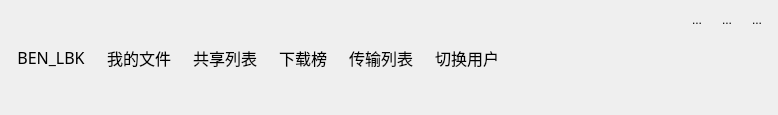
<?xml version="1.0" encoding="UTF-8"?>
<ui version="4.0">
 <class>ButtonGroup</class>
 <widget class="QWidget" name="ButtonGroup">
  <property name="geometry">
   <rect>
    <x>0</x>
    <y>0</y>
    <width>778</width>
    <height>115</height>
   </rect>
  </property>
  <property name="sizePolicy">
   <sizepolicy hsizetype="Preferred" vsizetype="Preferred">
    <horstretch>0</horstretch>
    <verstretch>0</verstretch>
   </sizepolicy>
  </property>
  <property name="maximumSize">
   <size>
    <width>16777215</width>
    <height>115</height>
   </size>
  </property>
  <property name="windowTitle">
   <string>Form</string>
  </property>
  <layout class="QHBoxLayout" name="horizontalLayout_3">
   <property name="leftMargin">
    <number>9</number>
   </property>
   <property name="topMargin">
    <number>9</number>
   </property>
   <property name="rightMargin">
    <number>9</number>
   </property>
   <property name="bottomMargin">
    <number>9</number>
   </property>
   <item>
    <widget class="QWidget" name="btns_wg" native="true">
     <layout class="QHBoxLayout" name="horizontalLayout">
      <property name="leftMargin">
       <number>0</number>
      </property>
      <property name="topMargin">
       <number>0</number>
      </property>
      <property name="rightMargin">
       <number>0</number>
      </property>
      <property name="bottomMargin">
       <number>0</number>
      </property>
      <item>
       <widget class="QToolButton" name="login_usr">
        <property name="font">
         <font>
          <family>华文琥珀</family>
          <pointsize>12</pointsize>
         </font>
        </property>
        <property name="text">
         <string>BEN_LBK</string>
        </property>
        <property name="icon">
         <iconset resource="resource.qrc">
          <normaloff>:/images/title_user.png</normaloff>:/images/title_user.png</iconset>
        </property>
        <property name="iconSize">
         <size>
          <width>70</width>
          <height>70</height>
         </size>
        </property>
        <property name="toolButtonStyle">
         <enum>Qt::ToolButtonTextUnderIcon</enum>
        </property>
        <property name="autoRaise">
         <bool>true</bool>
        </property>
       </widget>
      </item>
      <item>
       <widget class="QToolButton" name="myfile">
        <property name="font">
         <font>
          <family>华文琥珀</family>
          <pointsize>12</pointsize>
         </font>
        </property>
        <property name="text">
         <string>我的文件</string>
        </property>
        <property name="icon">
         <iconset resource="resource.qrc">
          <normaloff>:/images/tile_file.png</normaloff>:/images/tile_file.png</iconset>
        </property>
        <property name="iconSize">
         <size>
          <width>50</width>
          <height>50</height>
         </size>
        </property>
        <property name="toolButtonStyle">
         <enum>Qt::ToolButtonTextUnderIcon</enum>
        </property>
        <property name="autoRaise">
         <bool>true</bool>
        </property>
       </widget>
      </item>
      <item>
       <widget class="QToolButton" name="sharelist">
        <property name="font">
         <font>
          <family>华文琥珀</family>
          <pointsize>12</pointsize>
         </font>
        </property>
        <property name="text">
         <string>共享列表</string>
        </property>
        <property name="icon">
         <iconset resource="resource.qrc">
          <normaloff>:/images/title_share.png</normaloff>:/images/title_share.png</iconset>
        </property>
        <property name="iconSize">
         <size>
          <width>50</width>
          <height>50</height>
         </size>
        </property>
        <property name="toolButtonStyle">
         <enum>Qt::ToolButtonTextUnderIcon</enum>
        </property>
        <property name="autoRaise">
         <bool>true</bool>
        </property>
       </widget>
      </item>
      <item>
       <widget class="QToolButton" name="download">
        <property name="font">
         <font>
          <family>华文琥珀</family>
          <pointsize>12</pointsize>
         </font>
        </property>
        <property name="text">
         <string>下载榜</string>
        </property>
        <property name="icon">
         <iconset resource="resource.qrc">
          <normaloff>:/images/tile_hot.png</normaloff>:/images/tile_hot.png</iconset>
        </property>
        <property name="iconSize">
         <size>
          <width>50</width>
          <height>50</height>
         </size>
        </property>
        <property name="toolButtonStyle">
         <enum>Qt::ToolButtonTextUnderIcon</enum>
        </property>
        <property name="autoRaise">
         <bool>true</bool>
        </property>
       </widget>
      </item>
      <item>
       <widget class="QToolButton" name="transform">
        <property name="font">
         <font>
          <family>华文琥珀</family>
          <pointsize>12</pointsize>
         </font>
        </property>
        <property name="text">
         <string>传输列表</string>
        </property>
        <property name="icon">
         <iconset resource="resource.qrc">
          <normaloff>:/images/title_data.png</normaloff>:/images/title_data.png</iconset>
        </property>
        <property name="iconSize">
         <size>
          <width>50</width>
          <height>50</height>
         </size>
        </property>
        <property name="toolButtonStyle">
         <enum>Qt::ToolButtonTextUnderIcon</enum>
        </property>
        <property name="autoRaise">
         <bool>true</bool>
        </property>
       </widget>
      </item>
      <item>
       <widget class="QToolButton" name="switchuser">
        <property name="font">
         <font>
          <family>华文琥珀</family>
          <pointsize>12</pointsize>
         </font>
        </property>
        <property name="text">
         <string>切换用户</string>
        </property>
        <property name="icon">
         <iconset resource="resource.qrc">
          <normaloff>:/images/title_change.png</normaloff>:/images/title_change.png</iconset>
        </property>
        <property name="iconSize">
         <size>
          <width>50</width>
          <height>50</height>
         </size>
        </property>
        <property name="toolButtonStyle">
         <enum>Qt::ToolButtonTextUnderIcon</enum>
        </property>
        <property name="autoRaise">
         <bool>true</bool>
        </property>
       </widget>
      </item>
     </layout>
    </widget>
   </item>
   <item>
    <spacer name="horizontalSpacer_2">
     <property name="orientation">
      <enum>Qt::Horizontal</enum>
     </property>
     <property name="sizeHint" stdset="0">
      <size>
       <width>40</width>
       <height>20</height>
      </size>
     </property>
    </spacer>
   </item>
   <item>
    <widget class="QWidget" name="widget_2" native="true">
     <layout class="QVBoxLayout" name="verticalLayout">
      <property name="spacing">
       <number>0</number>
      </property>
      <property name="leftMargin">
       <number>0</number>
      </property>
      <property name="topMargin">
       <number>0</number>
      </property>
      <property name="rightMargin">
       <number>0</number>
      </property>
      <property name="bottomMargin">
       <number>0</number>
      </property>
      <item>
       <widget class="QWidget" name="widget_3" native="true">
        <layout class="QHBoxLayout" name="horizontalLayout_2">
         <property name="leftMargin">
          <number>0</number>
         </property>
         <property name="topMargin">
          <number>0</number>
         </property>
         <property name="rightMargin">
          <number>0</number>
         </property>
         <property name="bottomMargin">
          <number>0</number>
         </property>
         <item>
          <spacer name="horizontalSpacer">
           <property name="orientation">
            <enum>Qt::Horizontal</enum>
           </property>
           <property name="sizeHint" stdset="0">
            <size>
             <width>40</width>
             <height>20</height>
            </size>
           </property>
          </spacer>
         </item>
         <item>
          <widget class="QToolButton" name="min">
           <property name="text">
            <string>...</string>
           </property>
           <property name="icon">
            <iconset resource="resource.qrc">
             <normaloff>:/images/title_min.png</normaloff>:/images/title_min.png</iconset>
           </property>
           <property name="iconSize">
            <size>
             <width>30</width>
             <height>30</height>
            </size>
           </property>
           <property name="autoRaise">
            <bool>true</bool>
           </property>
          </widget>
         </item>
         <item>
          <widget class="QToolButton" name="max">
           <property name="text">
            <string>...</string>
           </property>
           <property name="icon">
            <iconset resource="resource.qrc">
             <normaloff>:/images/title_max.png</normaloff>:/images/title_max.png</iconset>
           </property>
           <property name="iconSize">
            <size>
             <width>30</width>
             <height>30</height>
            </size>
           </property>
           <property name="autoRaise">
            <bool>true</bool>
           </property>
          </widget>
         </item>
         <item>
          <widget class="QToolButton" name="close">
           <property name="text">
            <string>...</string>
           </property>
           <property name="icon">
            <iconset resource="resource.qrc">
             <normaloff>:/images/title_close.png</normaloff>:/images/title_close.png</iconset>
           </property>
           <property name="iconSize">
            <size>
             <width>30</width>
             <height>30</height>
            </size>
           </property>
           <property name="autoRaise">
            <bool>true</bool>
           </property>
          </widget>
         </item>
        </layout>
       </widget>
      </item>
      <item>
       <spacer name="verticalSpacer">
        <property name="orientation">
         <enum>Qt::Vertical</enum>
        </property>
        <property name="sizeHint" stdset="0">
         <size>
          <width>20</width>
          <height>75</height>
         </size>
        </property>
       </spacer>
      </item>
     </layout>
    </widget>
   </item>
  </layout>
 </widget>
 <resources>
  <include location="resource.qrc"/>
 </resources>
 <connections/>
</ui>
